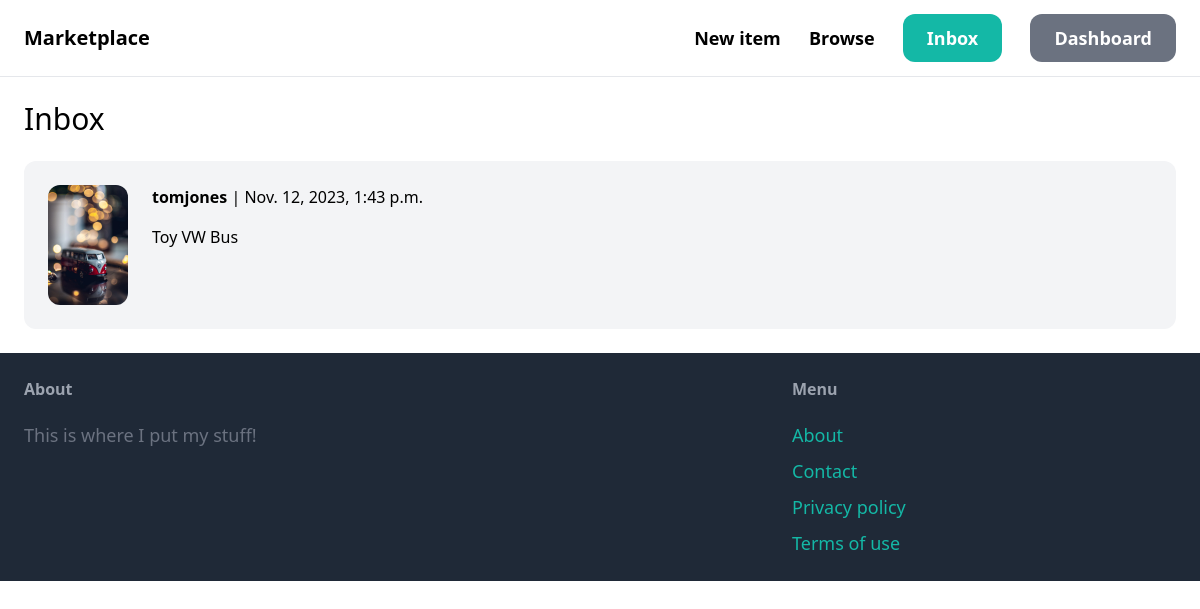
Page /inbox/ (signed in) on the earlier database version.
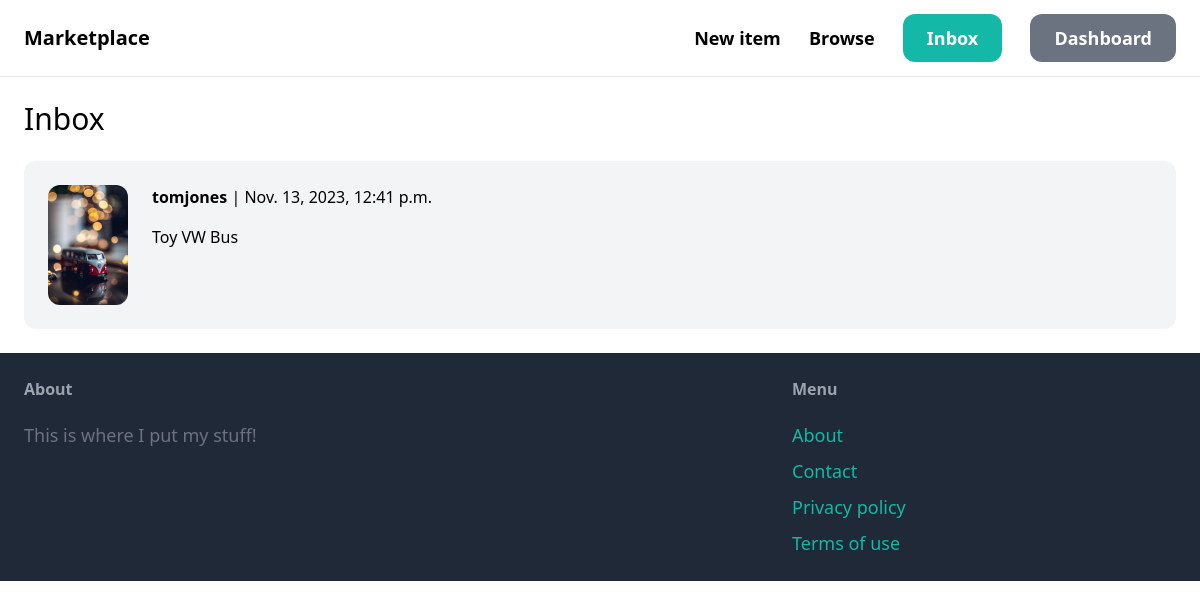
Same page on the later database version.
### conversation/models.py (models this page shows)
class Conversation(models.Model):
    item = models.ForeignKey(Item, related_name='conversations', on_delete=models.CASCADE)
    members = models.ManyToManyField(User, related_name='conversations')
    created_at = models.DateTimeField(auto_now_add=True)
    modified_at = models.DateTimeField(auto_now=True)
    class Meta:
        ordering = ('-modified_at',)

### item/models.py (models this page shows, shortened)
class Item(models.Model):
    category = models.ForeignKey(Category, related_name='items', on_delete=models.CASCADE)
    name = models.CharField(max_length=255)
    description = models.TextField(blank=True, null=True)
    price = models.FloatField()
    image = models.ImageField(upload_to='item_images', blank=True, null=True)
    is_sold = models.BooleanField(default=False)
    created_by = models.ForeignKey(User, related_name='items', on_delete=models.CASCADE)
    created_at = models.DateTimeField(auto_now_add=True)

### conversation/views.py (the view)
# urls.py: path('', views.inbox, name='inbox'),
@login_required
def inbox(request):
    conversations = Conversation.objects.filter(members__in=[request.user.id])
    return render(request, 'conversation/inbox.html', {
        'conversations': conversations
    })

### conversation/templates/conversation/inbox.html (shortened to what this page needs)
{% extends 'core/base.html' %}
{% block content %}
<h1 class="mb-6 text-3xl">Inbox</h1>
<div class="space-y-6">
    {% for conversation in conversations %}
        <a href="{% url 'conversation:detail' conversation.id  %}">
            <div class="p-6 flex bg-gray-100 rounded-xl">
                <div class="pr-6 ">
                    <img src="{{ conversation.item.image.url }}" class="w-20 rounded-xl">
                </div>
                <div>
                    {% for member in conversation.members.all %}
                        {% if member != request.user %}
                            <p class="mb-4"><strong>{{ member.username }}</strong> | {{ conversation.modified_at }}</p>
                            <p>{{ conversation.item.name }}</p>
                        {% endif %}
                    {% endfor %}
                </div>
            </div>
        </a>
    {% endfor %}
</div>
{% endblock %}

Differences in the rows shown:
changed Conversation "Toy VW Bus": modified_at "Nov. 12, 2023, 1:43 p.m." → "Nov. 13, 2023, 12:41 p.m."
